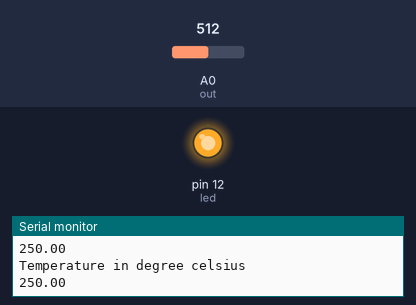
This sketch was run on a simulated Arduino Uno, built with avr-gcc and run on an emulated ATmega328P. On the bench: output pins drawn as LEDs (lit = HIGH), the last lines printed to the serial monitor. The inputs (shaded band) are chosen by the test bench; at power-on: A0 (out) = 512.

Above: at 1.8 s.
1.9 s: A0 (out) set to 72
3.4 s: A0 (out) set to 63
At 5.0 s:
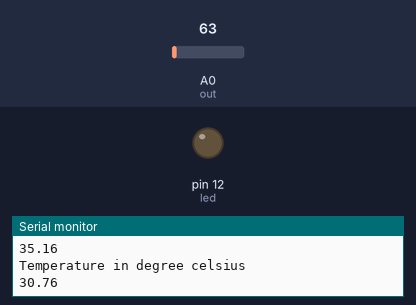
5.5 s: A0 (out) set to 122
At 6.6 s:
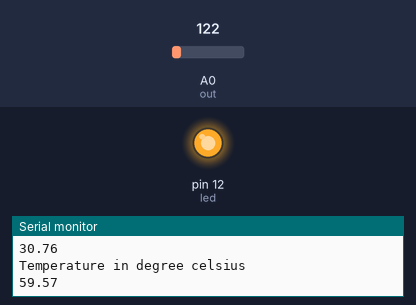
7.5 s: A0 (out) set to 23
At 9.4 s:
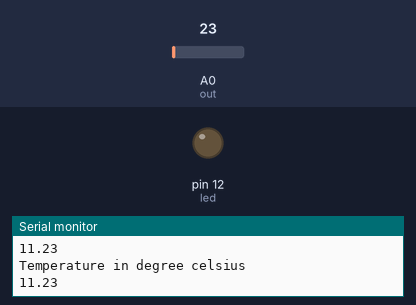
Timing chart, 0 to 10.5 s (numbered marks = the images above; inputs shaded):
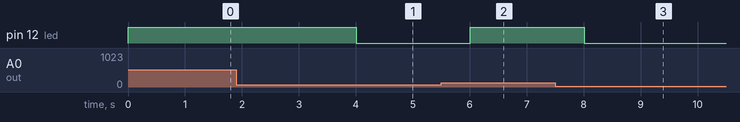

Measured:
- the behaviour switches between 68 and 67 on A0 (out) (found by bisection; images 0 and 1)
- after the input at 3.4 s, pin 12 (led): HIGH → LOW after 0.60 s
- after the input at 5.5 s, pin 12 (led): LOW → HIGH after 0.51 s
- after the input at 7.5 s, pin 12 (led): HIGH → LOW after 0.51 s

The sketch:

sa_lm35_temp.ino
```cpp
int out = A0;
int led = 12;
void setup() {
  pinMode(out, INPUT);
  pinMode(led, OUTPUT);
  Serial.begin(9600);
}

void loop()
{
  int out_data = analogRead(out);
  float volt = out_data * (5.0/ 1024.0);
  float temp = volt * 100;
  Serial.print("Temperature in degree celsius");
  Serial.println();
  Serial.println(temp);
  if (temp > 33)
  {
    digitalWrite(led, HIGH);
  }
  else
  {
    digitalWrite(led, LOW);
  }
  delay(1000);
}
```
